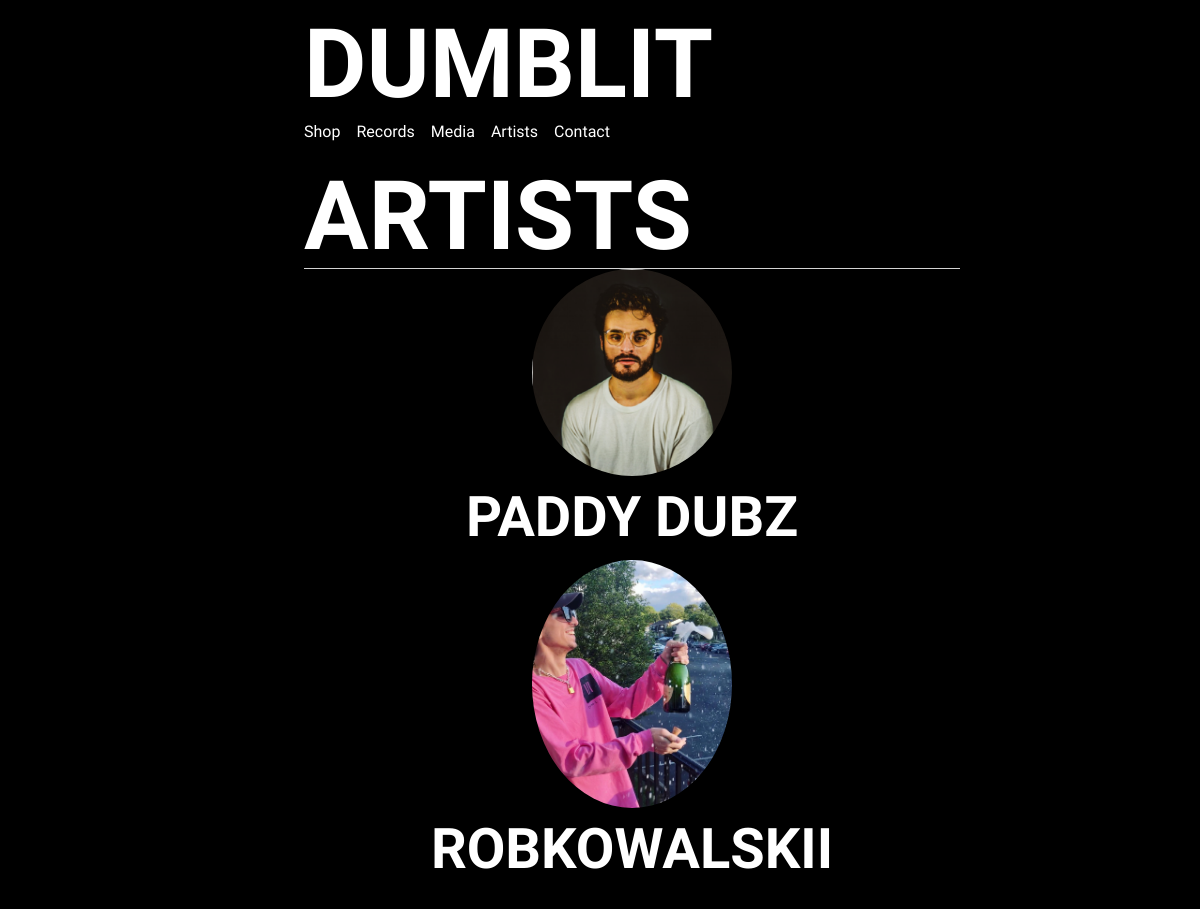
Page /artists on the earlier database version.
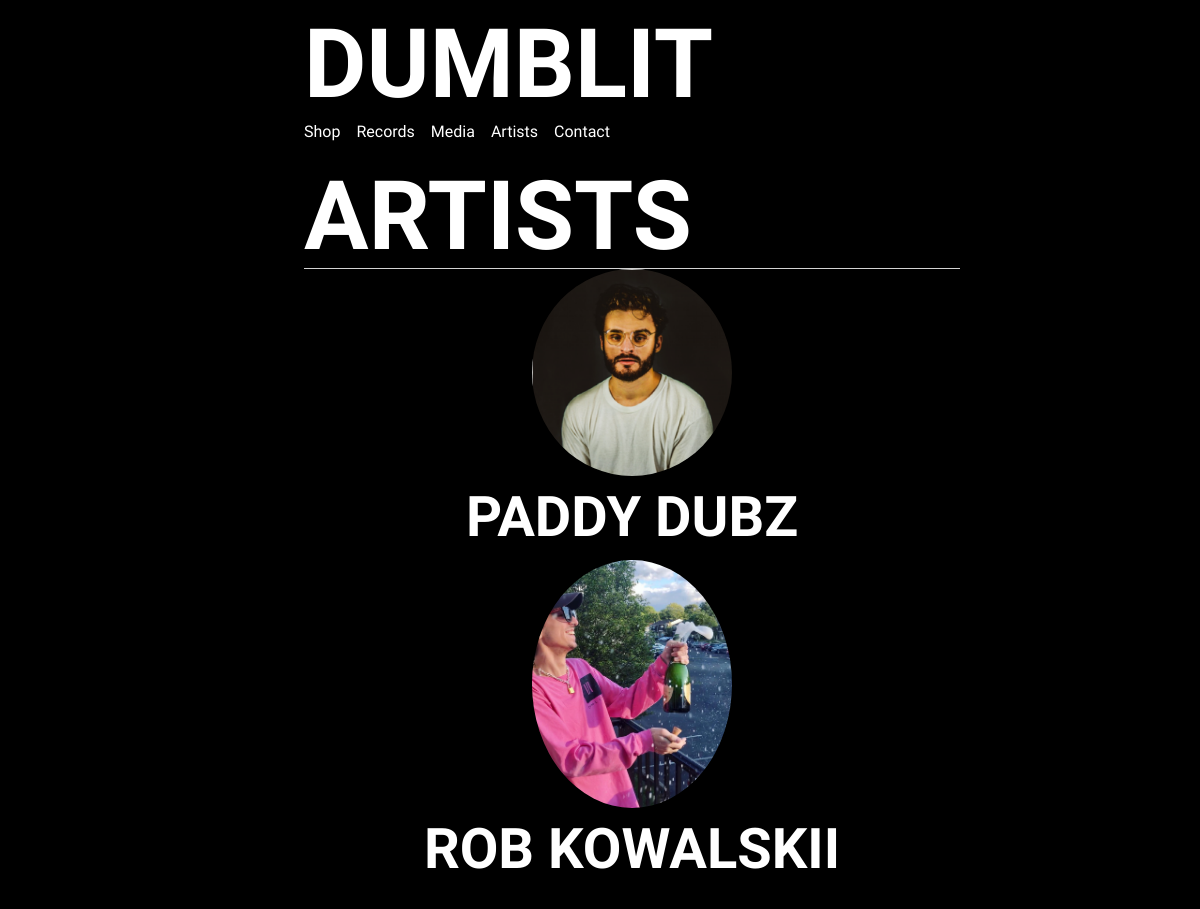
Same page on the later database version.
### tables this page shows
CREATE TABLE Profile (
  id INTEGER PRIMARY KEY AUTOINCREMENT,
  author_id INTEGER NOT NULL,
  created TIMESTAMP NOT NULL DEFAULT CURRENT_TIMESTAMP,
  Name TEXT NOT NULL,
  Email TEXT NOT NULL,
  Phone TEXT NOT NULL,
  Location TEXT NOT NULL,
  Instagram TEXT NOT NULL,
  Twitter TEXT NOT NULL,
  Facebook TEXT NOT NULL,
  Youtube TEXT NOT NULL,
  Soundcloud TEXT NOT NULL,
  Spotify TEXT NOT NULL,
  AppleMusic TEXT NOT NULL,
  Biography TEXT NOT NULL,
  Image TEXT NOT NULL,
  Image2 TEXT NOT NULL,
  menu_color TEXT NOT NULL,
  background_color TEXT NOT NULL,
  main_text_color TEXT NOT NULL,
  secondary_text_color TEXT NOT NULL,
  FOREIGN KEY (author_id) REFERENCES user (id)
);

### flaskr/blog.py (the view)
@bp.route("/artists", methods=("GET", "POST"))
def artists():
    db = get_db()
    rows = db.execute("SELECT * FROM Profile").fetchall()
    return render_template("blog/artists.html", rows = rows)

### flaskr/auth.py (called while the page is built)
@bp.before_app_request
def load_logged_in_user():
    user_id = session.get("user_id")
    if user_id is None:
        g.user = None
    else:
        g.user = (
            get_db().execute("SELECT * FROM user WHERE id = ?", (user_id,)).fetchone()
        )

### flaskr/db.py (called while the page is built)
def get_db():
    if "db" not in g:
        g.db = sqlite3.connect(
            current_app.config["DATABASE"], detect_types=sqlite3.PARSE_DECLTYPES
        )
        g.db.row_factory = sqlite3.Row
    return g.db

### flaskr/templates/blog/artists.html (shortened to what this page needs)
{% extends 'base.html' %}
{% block header %}
  <h1>{% block title %}Artists{% endblock %}</h1>
{% endblock %}
{% block content %}
<head>
    <link href="{{ url_for('static', filename='css/styles.css') }}" rel="stylesheet" />
</head>
    {% for row in rows %}
      <div>
        <a href="{{url_for('blog.profile', id=row['id'], name=row['name'])}}">
            <img width= 200px class="img-fluid img-profile rounded-circle mx-auto mb-2" src="{{ url_for('static', filename=row['Image']) }}"  >
            <h2> {{ row['Name'] }} <h2>
        </a>
      </div>
    {% endfor %}
{% endblock %}

### flaskr/templates/base.html (shortened to what this page needs)
<!doctype html>
<link rel="stylesheet" href="{{ url_for('static', filename='style.css') }}">
<nav>
  <h1><a href="https://www.dumblitinc.com">Dumblit</a></h1>
  <ul>
    {% if g.user['username'] == 'admin' %}
      <li><span>{{ g.user['username'] }}</span>
      <li><a href="{{ url_for('blog.table', page='Profile') }}">Orders</a>
      <li><a href="{{ url_for('blog.table', page='Profile') }}">Manage Artists</a>
      <li><a href="{{ url_for('blog.add', page='Product') }}">Add Product</a>
      <li><a href="{{ url_for('blog.add', page='Post') }}">Add Media</a>
      <li><a href="{{ url_for('blog.inbox') }}">Messages</a>
      <li><a href="{{ url_for('auth.logout') }}">Log Out</a>
    {% else %}
      <li><a href="https://www.dumblitinc.com/shop">Shop</a>
      <li><a href="https://www.dumblitinc.com/music">Records</a>
      <li><a href="https://www.dumblitinc.com/tv">Media</a>
      <li><a href="{{ url_for('blog.artists') }}">Artists</a>
      <li><a href="https://www.dumblitinc.com/contact">Contact</a>
    {% endif %}
  </ul>
</nav>
<section class="content">
  <header>
    {% block header %}{% endblock %}
  </header>
  {% block content %}{% endblock %}
</section>

### flaskr/static/style.css (style rules this page uses)
h1, h2, h3, h4, h5, h6 { font-family: serif; color: #377ba8; margin: 1rem 0; }
a { color: #377ba8; }
nav { background: lightgray; display: flex; align-items: center; padding: 0 0.5rem; }
nav h1 { flex: auto; margin: 0; }
nav h1 a { text-decoration: none; padding: 0.25rem 0.5rem; }
nav ul { display: flex; list-style: none; margin: 0; padding: 0; }
nav ul li a, nav ul li span, header .action { display: block; padding: 0.5rem; }
.content { padding: 0 1rem 1rem; }
.content > header { border-bottom: 1px solid lightgray; display: flex; align-items: flex-end; }
.content > header h1 { flex: auto; margin: 1rem 0 0.25rem 0; }
.content:last-child { margin-bottom: 0; }

### flaskr/templates/blog/artists.html (style rules this page uses)
nav { background-color:black; }
body, header, html { background-color:black; }
h1 { color:white; }
h2, h3, h4, h5, a { color:white; }
div { text-align:center }

Differences in the rows shown:
changed Profile: Name "ROBKOWALSKII" → "ROB KOWALSKII"
